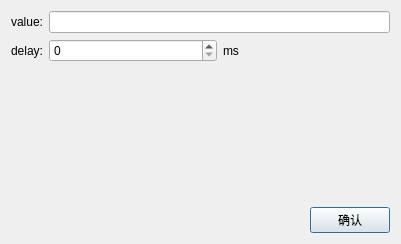
<?xml version="1.0" encoding="UTF-8"?>
<ui version="4.0">
 <class>ChartDialog</class>
 <widget class="QDialog" name="ChartDialog">
  <property name="geometry">
   <rect>
    <x>0</x>
    <y>0</y>
    <width>401</width>
    <height>244</height>
   </rect>
  </property>
  <property name="windowTitle">
   <string>Dialog</string>
  </property>
  <layout class="QGridLayout" name="gridLayout">
   <item row="2" column="0">
    <widget class="QLabel" name="label_value">
     <property name="text">
      <string>value:</string>
     </property>
    </widget>
   </item>
   <item row="3" column="1">
    <layout class="QHBoxLayout" name="horizontalLayout_2">
     <item>
      <widget class="QSpinBox" name="spinBox_delay">
       <property name="minimum">
        <number>0</number>
       </property>
       <property name="maximum">
        <number>999999999</number>
       </property>
      </widget>
     </item>
     <item>
      <widget class="QLabel" name="label">
       <property name="text">
        <string>ms</string>
       </property>
      </widget>
     </item>
    </layout>
   </item>
   <item row="3" column="0">
    <widget class="QLabel" name="label_delay">
     <property name="text">
      <string>delay:</string>
     </property>
    </widget>
   </item>
   <item row="4" column="1">
    <spacer name="verticalSpacer">
     <property name="orientation">
      <enum>Qt::Vertical</enum>
     </property>
     <property name="sizeHint" stdset="0">
      <size>
       <width>20</width>
       <height>40</height>
      </size>
     </property>
    </spacer>
   </item>
   <item row="2" column="1">
    <widget class="QLineEdit" name="lineEdit_value"/>
   </item>
   <item row="5" column="1">
    <layout class="QHBoxLayout" name="horizontalLayout_3">
     <item>
      <spacer name="horizontalSpacer">
       <property name="orientation">
        <enum>Qt::Horizontal</enum>
       </property>
       <property name="sizeHint" stdset="0">
        <size>
         <width>40</width>
         <height>20</height>
        </size>
       </property>
      </spacer>
     </item>
     <item>
      <widget class="QPushButton" name="pushButton_ok">
       <property name="text">
        <string>确认</string>
       </property>
      </widget>
     </item>
    </layout>
   </item>
  </layout>
 </widget>
 <resources/>
 <connections/>
</ui>
